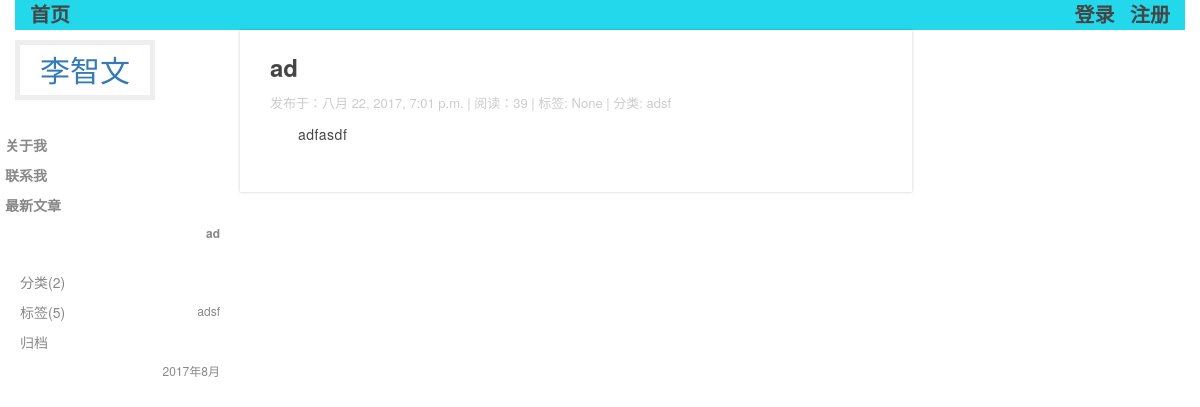
The app's page /, older data.
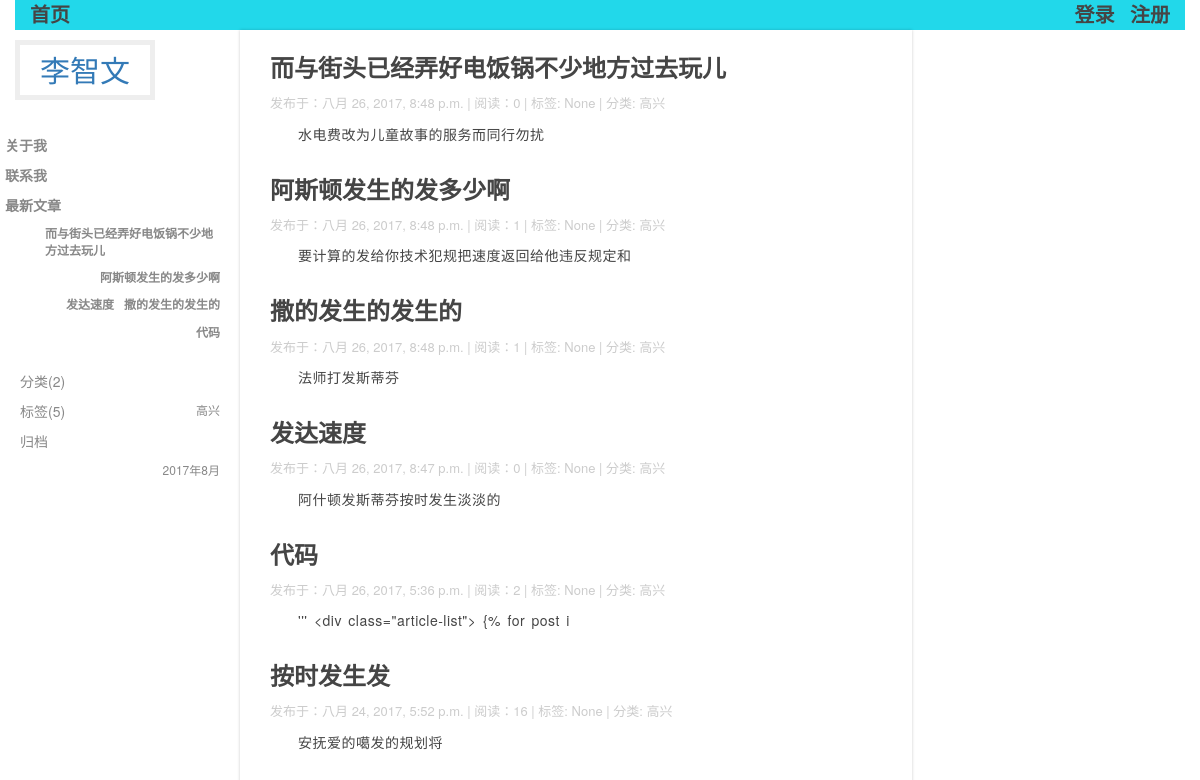
The same page, newer data.
### blog/models.py (models this page shows, shortened)
class Post(models.Model):
    title = models.CharField(max_length=50, verbose_name=u'标题')
    body = models.TextField(verbose_name=u'正文')
    created_time = models.DateTimeField(auto_now_add=True)
    modified_time = models.DateTimeField(auto_now=True)
    excerpt = models.CharField(max_length=200, verbose_name=u'摘要', blank=True)
    category = models.ForeignKey(Category, verbose_name=u'分类')
    tags = models.ManyToManyField(Tag, blank=True, verbose_name=u'标签')
    author = models.ForeignKey(User, verbose_name=u'作者')
    views = models.PositiveIntegerField(default=0, verbose_name=u'点击数')
    class Meta:
        verbose_name = u"正文"
        verbose_name_plural = verbose_name
    def get_absolute_url(self):
        return reverse('blog:detail', kwargs={'pk': self.pk})

class Category(models.Model):
    name = models.CharField(max_length=100, verbose_name=u'分类')
    class Meta:
        verbose_name = u"分类"
        verbose_name_plural = verbose_name

### blog/views.py (the view)
# urls.py: url(r'^$', views.IndexView.as_view(), name='index'),
class IndexView(ListView):
    model = Post
    template_name = 'index.html'
    context_object_name = 'post_list'
    paginate_by = 7
    def get_queryset(self):
        post_list = Post.objects.all().order_by('-created_time')
        return post_list

### blog/templatetags/blog_tags.py (called while the page is built)
@register.simple_tag
def get_recent_posts(num=5):
    return Post.objects.all().order_by('-created_time')[:num]

@register.simple_tag
def archives():
    return Post.objects.dates('created_time', 'month', order='DESC')

@register.simple_tag
def get_categories():
    return Category.objects.all()

### templates/index.html (shortened to what this page needs)
{% extends 'base.html' %}
{% block main %}
    <div class="article-list">
      {% for post in post_list %}
          <div class="item">
              <a href="{{ post.get_absolute_url }}" class="title">{{ post.title }}</a>
              <div class="status">发布于：{{ post.created_time }} | 阅读：{{ post.views }} | 标签: {{ post.tags.name}} | 分类: {{ post.category.name }}</div>
              <a href="{{ post.get_absolute_url }}">
        <div class="content">
            <p>
               {{ post.body|truncatechars:54 }}
            </p>
        </div>
      </a>
    </div>
      {% empty %}
          暂时还没有发布的文章！！！
      {% endfor %}
  </div>
{% endblock main %}

### templates/base.html (shortened to what this page needs)
{% load staticfiles %}
{% load blog_tags %}
<!DOCTYPE html>
<html lang="en">
<head>
  <link rel="stylesheet" href="{% static 'css/normalize.css' %}">
  <link rel="stylesheet" href="{% static 'css/main.css' %}">
 <link rel="stylesheet" href="{% static 'css/bootstrap.css' %}">
</head>
<body>
<div class="nav">
    <div class="container clear-float">
        <div class="fl">
            <a href="{% url 'blog:index' %}">首页</a>
        </div>
        <div class="fr">
        {% if request.user.is_authenticated %}
         Hello&nbsp;,{{ request.user.first_name }},
                    <a href="{% url "logout" %}">登出</a>
               {% else %}
                    <ul>
                        <li>
                            <a href="{% url "login" %}">登录</a>&nbsp;&nbsp;&nbsp;
                            <a href="{% url 'register' %}">注册</a>
                        </li>
                    </ul>
        {% endif %}
        </div>
    </div>
</div>
<div class="side-bar">
  <div class="header">
    <a href="{% url 'blog:index' %}" class="logo">李智文</a>
  </div>
  <div class="nav">
    <a href="#" class="item">关于我</a>
    <a href="#" class="item">联系我</a>
    <a href="#" class="item">最新文章</a>
      <div class="tags_body">
      {% get_recent_posts as recent_post_list %}
      <ul>
          {% for post in recent_post_list %}
        <li>
          <a href="{{ post.get_absolute_url }}">{{ post.title }}</a>
        </li>
          {% empty %}
          暂无文章！
          {% endfor %}
      </ul>
    </div>
  </div>
  <div class="tag-list">
    <a href="#" class="item">分类(2)</a>
        <div class="tags_body">
      {% get_categories as category_list %}
      <ul>
          {% for category in category_list %}
        <li>
          <a href="{% url 'blog:category' category.pk %}">{{ category.name }}</a>
        </li>
          {% empty %}
          暂无文章！
          {% endfor %}
      </ul>
    </div>
    <a href="#" class="item">标签(5)</a>
    <a href="#" class="item">归档</a>
      <div class="tags_body">
      {% archives as date_list %}
      <ul>
          {% for date in date_list %}
        <li>
          <a href="{% url 'blog:archives' date.year date.month %}">{{ date.year }}年{{ date.month }}月</a>
        </li>
          {% empty %}
          暂无归档！
          {% endfor %}
      </ul>
    </div>
  </div>
</div>
<div class="main">
{% block main %}
{% endblock main %}
</div>
</body>
</html>

### static/css/main.css (style rules this page uses)
body { background: #454545; line-height:1.7; }
a { text-decoration:none; }
a, body { color:#eee; }
.side-bar { float: left; width: 20%; }
.side-bar > * { padding:10px 15px; }
.side-bar .nav a, .side-bar .tag-list a { display: block; padding:5px; color:#888; -webkit-transition: color 200ms ; -o-transition: color 200ms ; transition: color 200ms ; }
.side-bar .nav a { font-weight: 700; }
.tags_body ul { margin:0; }
.tags_body li { list-style:none; }
.tags_body a { display:block; font-size:12px; }
.main { float: right; width: 80%; color: #454545; }
.article-list a { color: #454545; }
.header .logo { line-height:1; border:5px solid #eee; padding:10px 20px; font-size:30px; display: inline-block; margin-bottom:10px; }
.article-list, .article, .article-page, .comment-area { margin-right:30%; background: #fff; padding:20px 30px; -webkit-box-shadow: 0 0 3px rgba(0,0,0,0.2); box-shadow: 0 0 3px rgba(0,0,0,0.2); }
.article-list .item { margin-bottom:25px; }
.article-list .item .title, .article .title { font-size:24px; font-weight:700; }
.article-list .item .status, .article .status { font-size: 13px; color: #ccc; }
.article-list .item > *, .article > * { margin:10px 0; }
p { line-height: 1.7em; text-indent: 2em; letter-spacing: 0.5px; word-spacing: 2px; }
.container { height: 30px; display: block; margin: 0 auto; background:#22D8EA; }
.fl { float: left; }
.fr, nav ul,li { float: right; display:block; }
.clear-float:after, .clear-float:before { content: ' '; display: block; clear: both; }
.container a { color: #454545; font-size: 20px; font-weight:bold; }

Row changes from the older to the newer data that the page shows:
removed Post: title "ad", created_time "八月 22, 2017, 7:01 p.m.", views "39", tags.name "None", category.name "adsf", body "adfasdf"
added Post: title "而与街头已经弄好电饭锅不少地方过去玩儿", created_time "八月 26, 2017, 8:48 p.m.", views "0", tags.name "None", category.name "高兴", body "水电费改为儿童故事的服务而同行勿扰"
added Post: title "阿斯顿发生的发多少啊", created_time "八月 26, 2017, 8:48 p.m.", views "1", tags.name "None", category.name "高兴", body "要计算的发给你技术犯规把速度返回给他违反规定和"
added Post: title "撒的发生的发生的", created_time "八月 26, 2017, 8:48 p.m.", views "1", tags.name "None", category.name "高兴", body "法师打发斯蒂芬"
added Post: title "发达速度", created_time "八月 26, 2017, 8:47 p.m.", views "0", tags.name "None", category.name "高兴", body "阿什顿发斯蒂芬按时发生淡淡的"
added Post: title "代码", created_time "八月 26, 2017, 5:36 p.m.", views "2", tags.name "None", category.name "高兴", body "''' <div class=\"article-list\"> {% for post i"
changed Category: name "adsf" → "高兴"
added Post: title "按时发生发", created_time "八月 24, 2017, 5:52 p.m.", views "16", tags.name "None", category.name "高兴", body "安抚爱的噶发的规划将"
